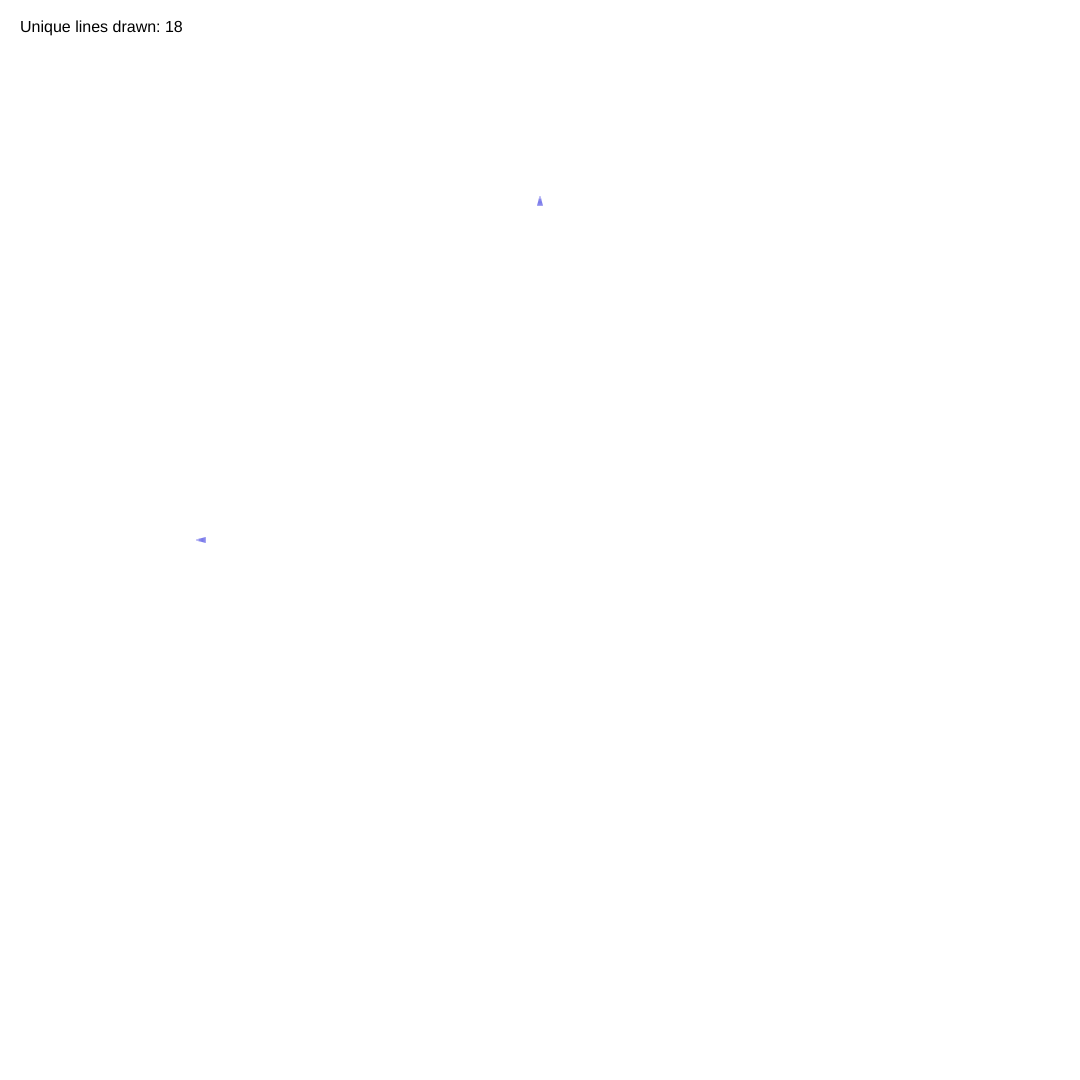
Frame 1 (no input)
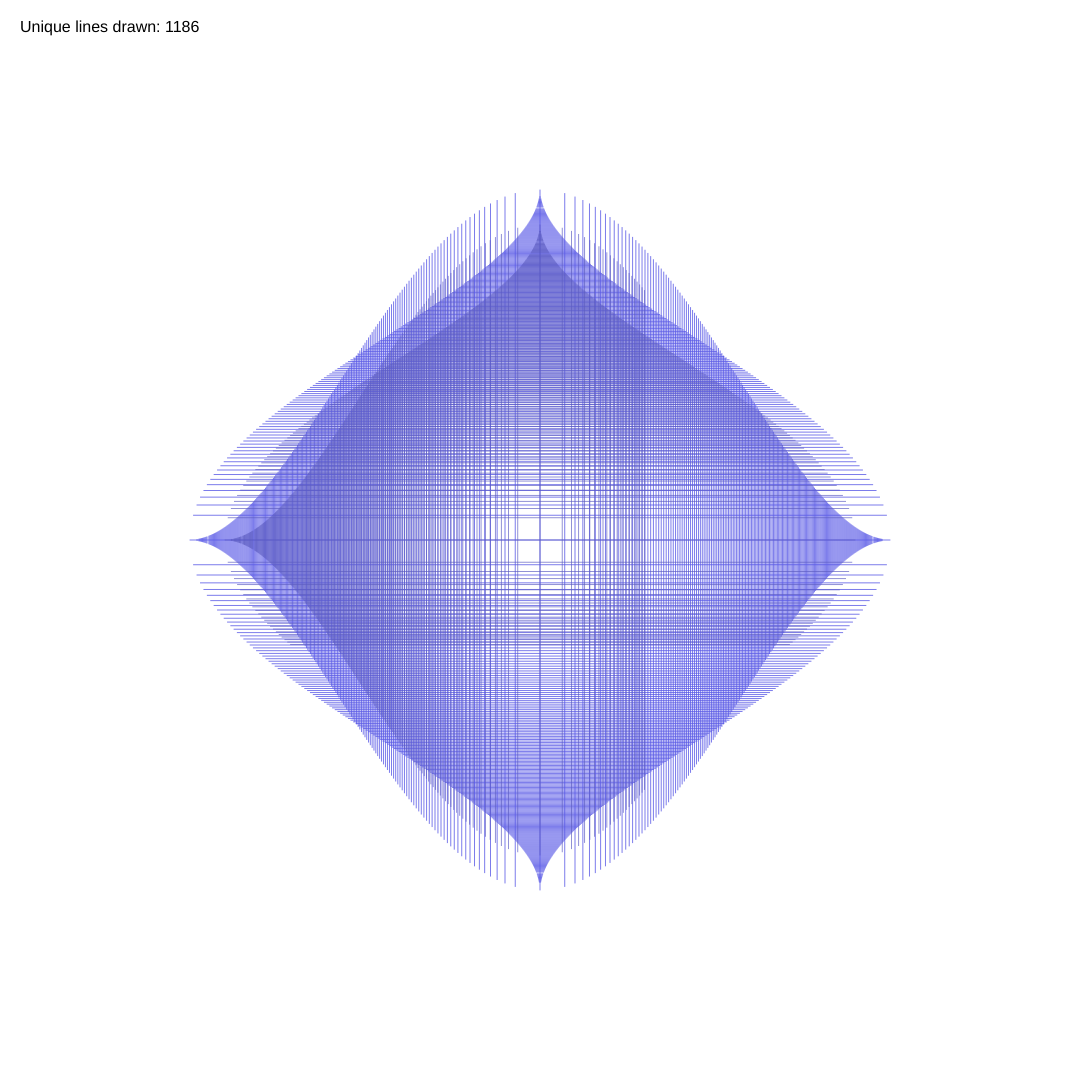
Frame 60 (no input)
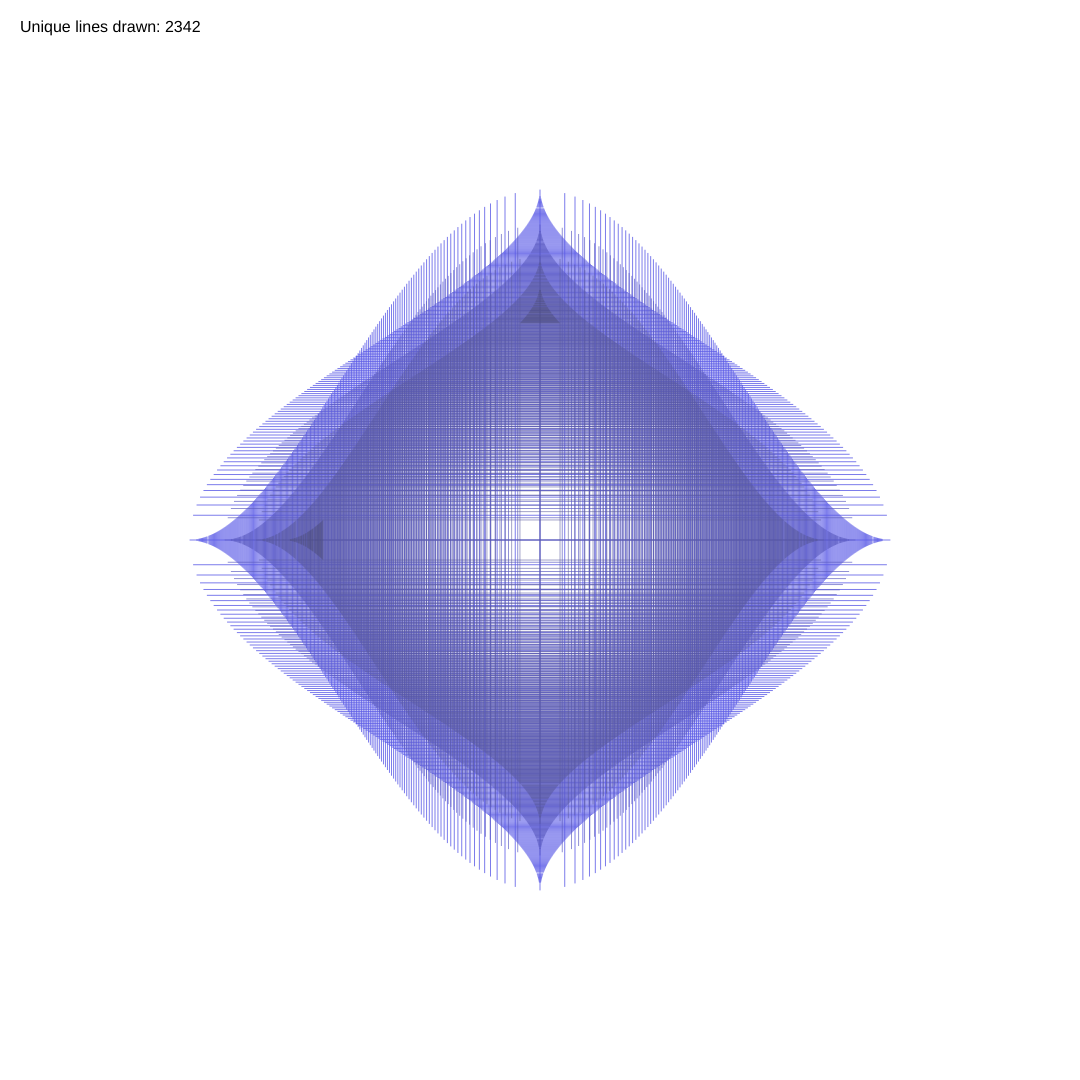
Frame 120 (the mouse pressed at the canvas centre since frame 60)

The p5.js sketch that drew these frames (run headless with seeded random() and noise() and a simulated clock; from frame 60 on, the mouse is pressed at the canvas centre):

// p5.js sketch
// ── sketch.js
let baseHue = 240;
let allLines = [];
let currentLineIndex = 0;
let linesPerFrame = 20; // Increased for smoother animation
let drawnLines = new Set(); // Track unique lines
let otherD = 5;

function setup() {
  createCanvas(1080, 1080);
  colorMode(HSB, 360, 100, 100, 100);
  background(255);
  
  // Generate all line data first
  push();
  generateAllLines(0, 0, 350, otherD, 0.5, 1);
  rotate(PI/2)
   // generateAllLines(0, 0, 350, otherD, 1,1);
  pop();
  push();
  // rotate(PI);
  // generateAllLines(0, 0, 350, otherD);
  pop();
  // Sort lines from largest to smallest for better visual effect
  allLines.sort((a, b) => b.size - a.size);
  
  loop();
}

function generateAllLines(x, y, size, depth, dist, opac) {
  if (size < 1 || depth <= 0) return;
  
  // More dramatic color variation based on depth
  let saturation = map(depth, 0, otherD, 20, 60);  // Higher saturation for outer layers
  let brightness = map(depth, 0,otherD, 20, 90);   // Brighter outer layers, darker inner
  let alpha = map(depth, 0, otherD, 20, 80);        // More opaque outer layers
  // alpha*=opac;
  // Adjust steps based on size to prevent overcrowding at smaller scales
  let steps = Math.max(90, Math.min(200, Math.floor(size)));
  
  for (let i = -steps; i <= steps; i++) {
    let t = i / steps;
    let distortion = pow(abs(t), dist) * sign(t);
    let x1 = x + (distortion * size);
    
    // Store vertical line data
    let startY = y - size * pow(1 - abs(t), 2);
    let endY = y + size * pow(1 - abs(t), 2);
    
    // Only add line if it's significantly long (avoid tiny lines)
    if (abs(endY - startY) > 1) {
      allLines.push({
        x1: x1,
        y1: startY,
        x2: x1,
        y2: endY,
        hue: baseHue,
        sat: saturation,
        brt: brightness,
        alpha: alpha,
        depth: depth,
        size: size
      });
    }
    
    // Store horizontal line data
    let y1 = y + (distortion * size);
    let startX = x - size * pow(1 - abs(t), 2);
    let endX = x + size * pow(1 - abs(t), 2);
    
    if (abs(endX - startX) > 1) {
      allLines.push({
        x1: startX,
        y1: y1,
        x2: endX,
        y2: y1,
        hue: baseHue,
        sat: saturation,
        brt: brightness,
        alpha: alpha,
        depth: depth,
        size: size
      });
    }
  }
  
  // Generate recursive patterns with size-based step reduction
  let newSize = size * 0.9;
  if (depth > 0) {
    generateAllLines(x, y, newSize, depth - 1, dist);
    generateAllLines(x + newSize/2, y, newSize/2, depth - 1, dist, opac);
    generateAllLines(x - newSize/2, y, newSize/2, depth - 1, dist, opac);
    generateAllLines(x, y + newSize/2, newSize/2, depth - 1, dist, opac);
    generateAllLines(x, y - newSize/2, newSize/2, depth - 1,dist, opac);
  }
}

function draw() {
  if (currentLineIndex === 0) {
    background(255);
  }
  
  translate(width/2, height/2);
  
  // Draw new lines for this frame
  for (let i = 0; i < linesPerFrame && currentLineIndex < allLines.length; i++) {
    let l = allLines[currentLineIndex];
    stroke(l.hue, l.sat, l.brt, l.alpha);
    
    // Create unique key for this line with reduced precision
    let precision = 1; // Round to nearest 1 pixel
    let x1Key = floor(l.x1 / precision) * precision;
    let y1Key = floor(l.y1 / precision) * precision;
    let x2Key = floor(l.x2 / precision) * precision;
    let y2Key = floor(l.y2 / precision) * precision;
    
    // Ensure consistent order for line endpoints
    let lineKey = x1Key <= x2Key ? 
      `${x1Key},${y1Key},${x2Key},${y2Key}` : 
      `${x2Key},${y2Key},${x1Key},${y1Key}`;
    
    // Only draw and count if we haven't drawn this line before
    if (!drawnLines.has(lineKey)) {
      line(l.x1, l.y1, l.x2, l.y2);
      drawnLines.add(lineKey);
    }
    
    currentLineIndex++;
  }
  
  // Clear the counter area and display progress
  push();
  translate(-width/2, -height/2);  // Move to top-left corner
  // Draw white rectangle behind counter
  fill(255);
  noStroke();
  rect(10, 10, 200, 40);
  // Draw counter text
  fill(0);
  textSize(16);
  textAlign(LEFT, TOP);
  text(`Unique lines drawn: ${drawnLines.size}`, 20, 20);
  pop();
  
  // Stop when all lines are drawn
  if (currentLineIndex >= allLines.length) {
    noLoop();
  }
}

function sign(x) {
  return x > 0 ? 1 : x < 0 ? -1 : 0;
}
